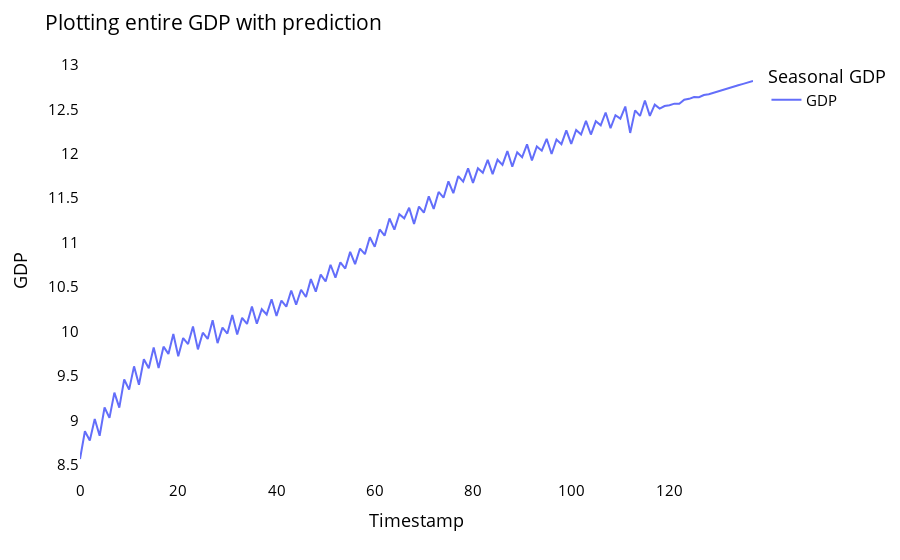

This figure's notebook cell:
### Code cell
lstmdf=closedf.tolist()
lstmdf.extend((np.array(lst_output).reshape(-1,1)).tolist())
lstmdf=scaler.inverse_transform(lstmdf).reshape(1,-1).tolist()[0]

names = cycle(['GDP'])

fig = px.line(lstmdf,labels={'value': 'GDP','index': 'Timestamp'})
fig.update_layout(title_text='Plotting entire GDP with prediction',
                  plot_bgcolor='white', font_size=15, font_color='black',legend_title_text='Seasonal GDP')

fig.for_each_trace(lambda t:  t.update(name = next(names)))

fig.update_xaxes(showgrid=False)
fig.update_yaxes(showgrid=False)
fig.show()

### Figure 1 — Plotly figure (JSON) as saved in the notebook; plotly's stock layout.template omitted (floating-point values rounded to 4 significant figures; data arrays with more than 128 entries replaced by an {"elided": "..."} marker saying what was removed)
{"data": [{"hovertemplate": "variable=0<br>Timestamp=%{x}<br>GDP=%{y}<extra></extra>", "legendgroup": "0", "line": {"color": "#636efa", "dash": "solid"}, "marker": {"symbol": "circle"}, "mode": "lines", "name": "GDP", "orientation": "v", "showlegend": true, "type": "scatter", "x": {"elided": "138 int values"}, "xaxis": "x", "y": {"elided": "138 float values"}, "yaxis": "y"}], "layout": {"font": {"color": "black", "size": 15}, "legend": {"title": {"text": "Seasonal GDP"}, "tracegroupgap": 0}, "margin": {"t": 60}, "plot_bgcolor": "white", "title": {"text": "Plotting entire GDP with prediction"}, "xaxis": {"anchor": "y", "domain": [0, 1], "showgrid": false, "title": {"text": "Timestamp"}}, "yaxis": {"anchor": "x", "domain": [0, 1], "showgrid": false, "title": {"text": "GDP"}}}}
